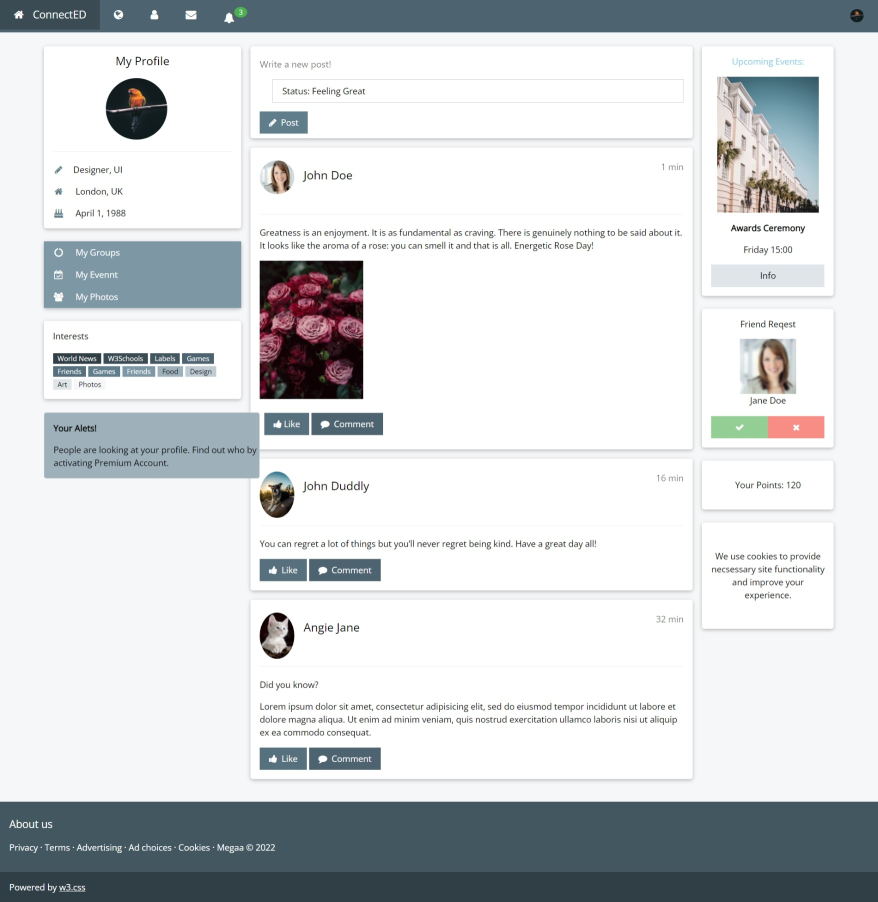
#> input picture data/input/ConnectEDHome.jpeg, 1755 x 1803 px (shown at 1/2 size)
$ python -i preprocess.py   (imports and definitions only)
#> lines starting #> are read from the running program, lines starting #| are printed output that depends on the picture
#> further down, picture is the input picture: shape (1803, 1755, 3); mean B, G, R 215.3, 212.9, 209.4
import cv2
import numpy as np
import logging


def get_resize_img(org, ratio):
    resize_height = org.shape[0] * ratio
    resize_width = org.shape[1] * ratio
    resized_img = cv2.resize(org, (int(resize_width), int(resize_height)))
    return resized_img


def grey_to_gradient(img):
    if len(img.shape) == 3:
        img = get_grey(img)
#> in get_grey, `return cv2.cvtColor(original, cv2.COLOR_BGR2GRAY)`:
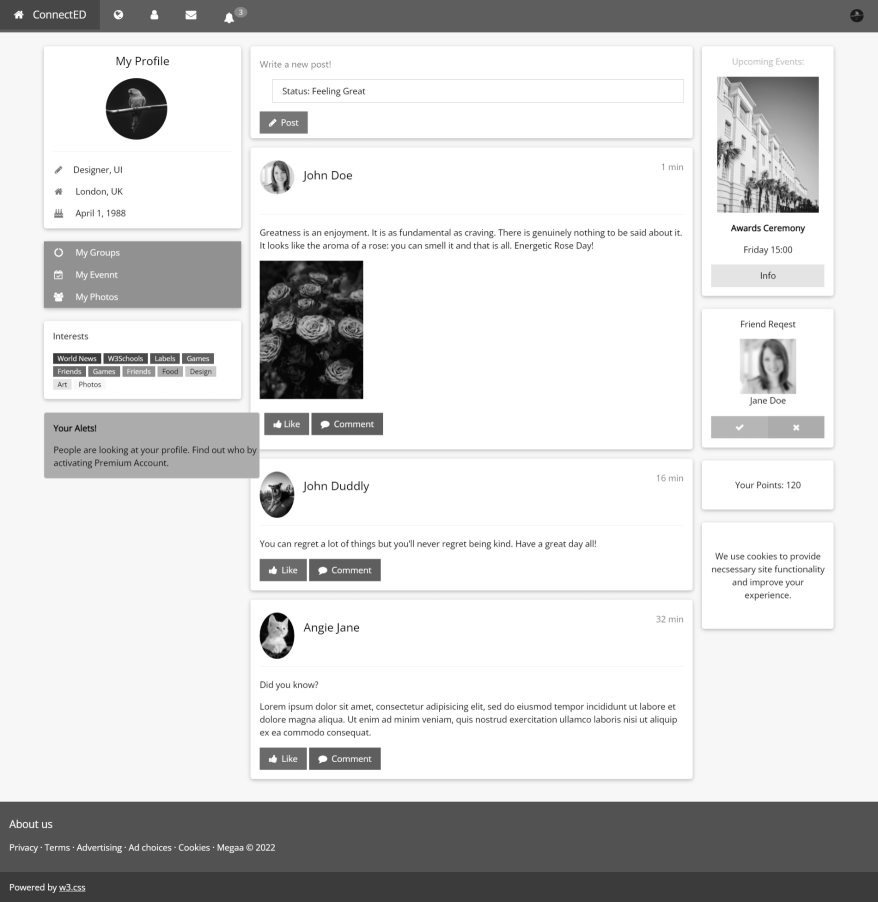
#> returned value: shape (1803, 1755) (shown at 1/2 size); min 0, max 255, mean 212.1
    img_f = np.copy(img)
    img_f = img_f.astype("float")

    kernel_h = np.array([[0, 0, 0], [0, -1., 1.], [0, 0, 0]])
    kernel_v = np.array([[0, 0, 0], [0, -1., 0], [0, 1., 0]])
    dst1 = abs(cv2.filter2D(img_f, -1, kernel_h))
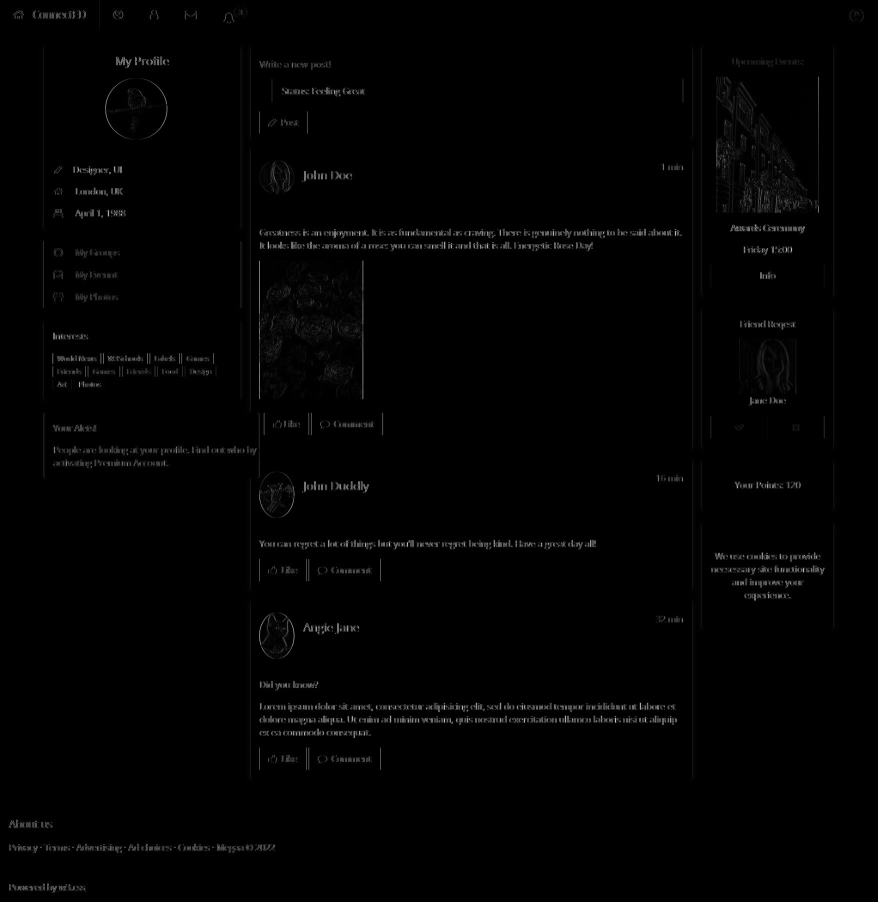
#> dst1: shape (1803, 1755) float64 (shown at 1/2 size); min 0, max 231, mean 2.2
    dst2 = abs(cv2.filter2D(img_f, -1, kernel_v))
    gradient = (dst1 + dst2).astype('uint8')
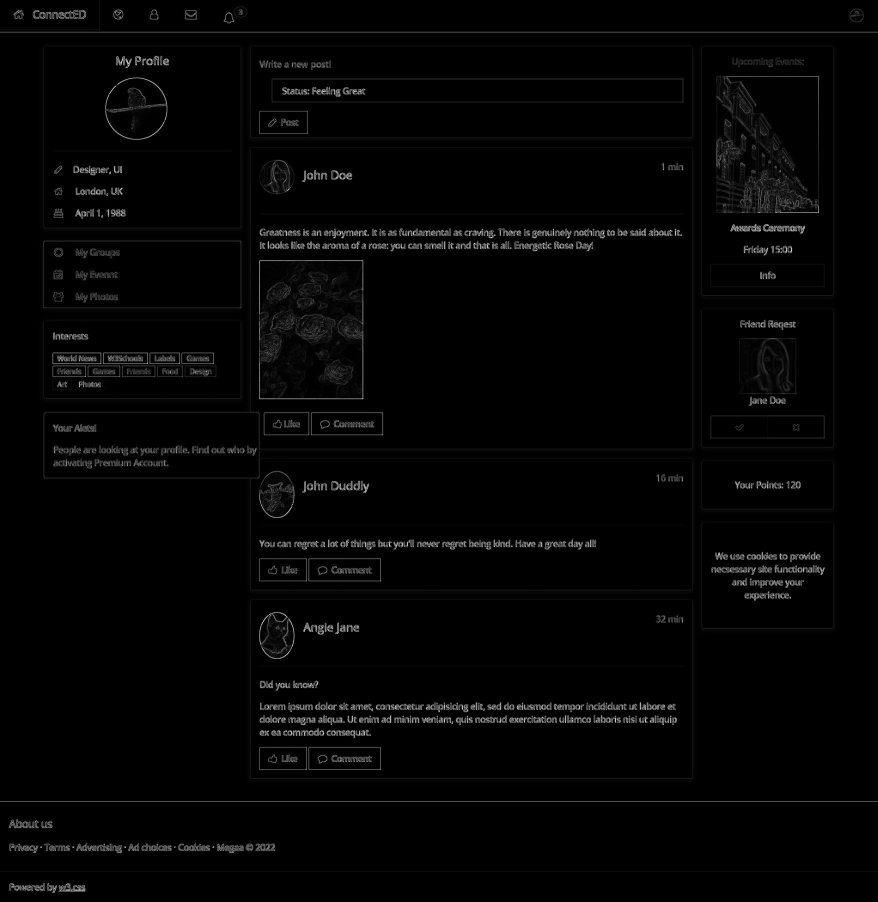
#> gradient: shape (1803, 1755) (shown at 1/2 size); min 0, max 255, mean 4.4
    return gradient


def get_binary_image(gray_img, grad_min, show=False, write_path=None, wait_key=0):
    print('Generating binary image...')
    gradient_img = grey_to_gradient(gray_img)
    rec, binary_img = cv2.threshold(gradient_img, grad_min, 255, cv2.THRESH_BINARY)
    morph_img = cv2.morphologyEx(binary_img, cv2.MORPH_CLOSE, (3, 3))

    if write_path is not None:
        cv2.imwrite(write_path, morph_img)
    if show:
        cv2.imshow('binary', morph_img)
        if wait_key is not None:
            cv2.waitKey(wait_key)

    return morph_img


def get_vertically_cropped_image(original, top, bottom):
    img_copy = original
    if top > 0 or bottom > 0:
        img_copy = img_copy[85:(img_copy.shape[0] - top), 0:(img_copy.shape[1] - bottom)]
    return img_copy


def get_median_blur_img(original, kernel_size):
    return cv2.medianBlur(original, kernel_size)


def get_grey(original):
    return cv2.cvtColor(original, cv2.COLOR_BGR2GRAY)

>>> import cv2
>>> picture = cv2.imread('data/input/ConnectEDHome.jpeg')
>>> result = grey_to_gradient(picture)

$ run again, on data/input/article.jpeg
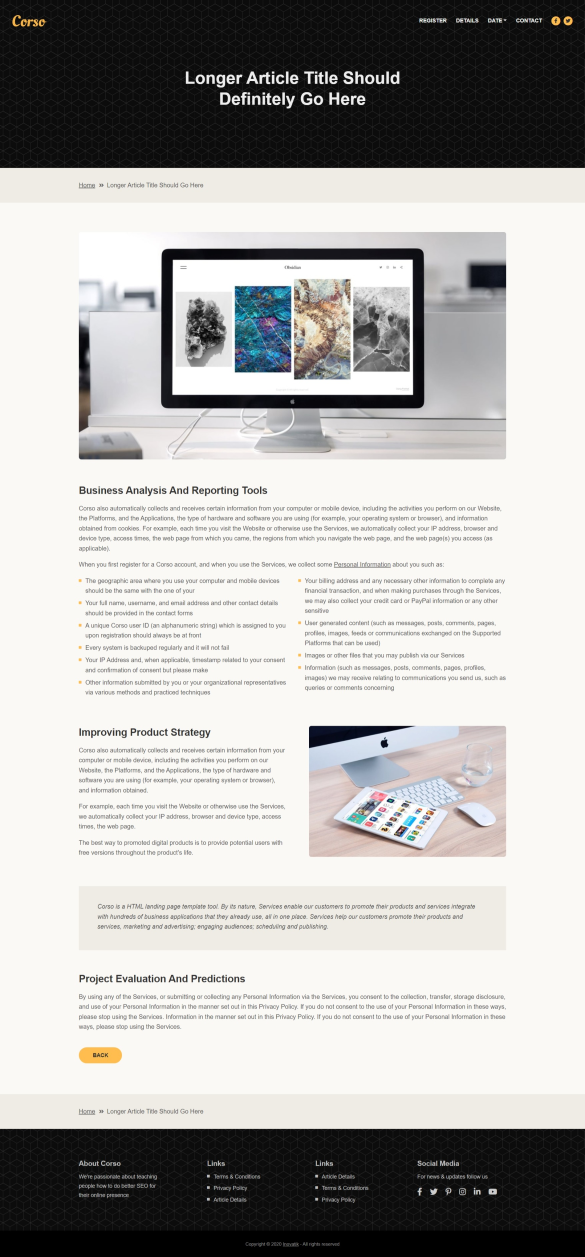
#> input picture data/input/article.jpeg, 1755 x 3769 px (shown at 1/3 size)
#> picture is the input picture: shape (3769, 1755, 3); mean B, G, R 176.5, 178.8, 179.7
#> in grey_to_gradient, `dst1 = abs(cv2.filter2D(img_f, -1, kernel_h))`:
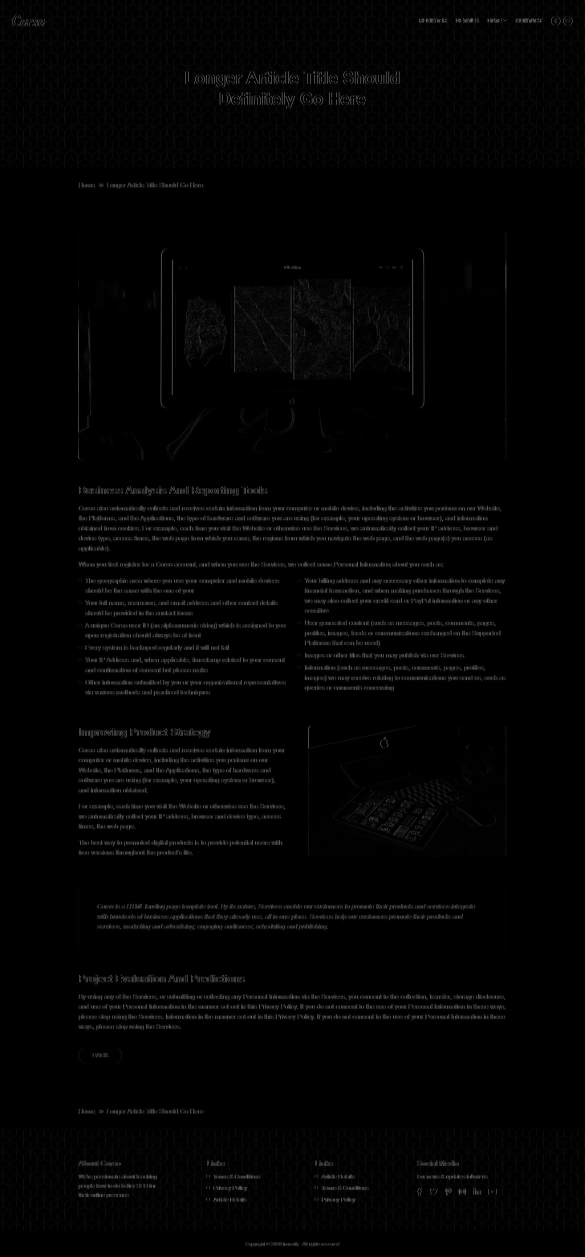
#> dst1: shape (3769, 1755) float64 (shown at 1/3 size); min 0, max 226, mean 3.5
#> in grey_to_gradient, `gradient = (dst1 + dst2).astype('uint8')`:
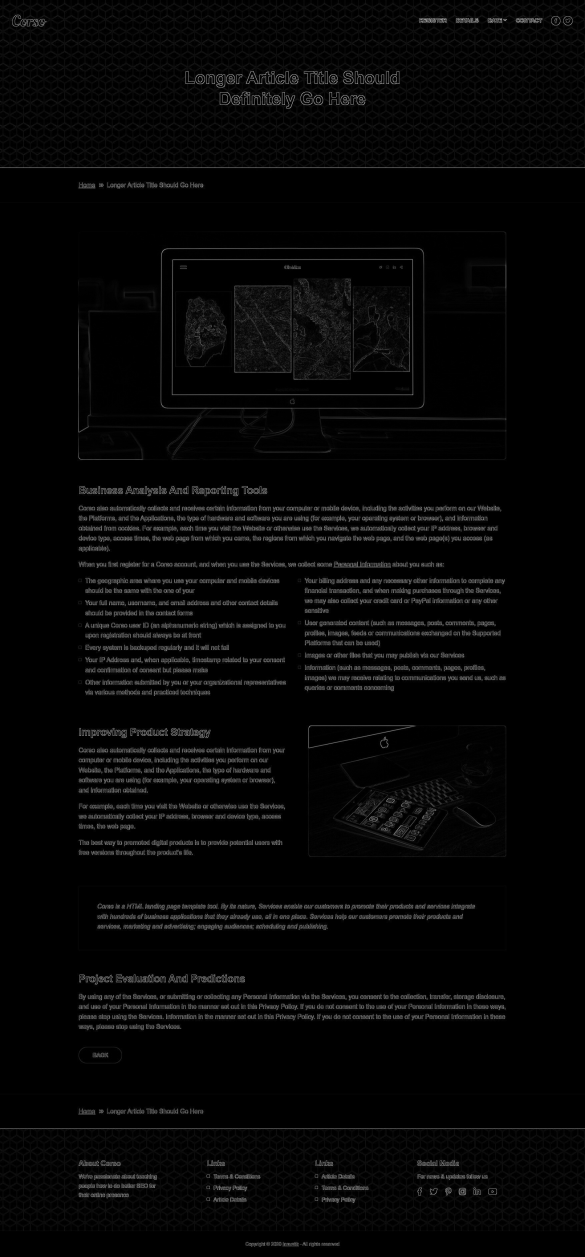
#> gradient: shape (3769, 1755) (shown at 1/3 size); min 0, max 255, mean 6.6

$ run again, on data/input/home.jpeg
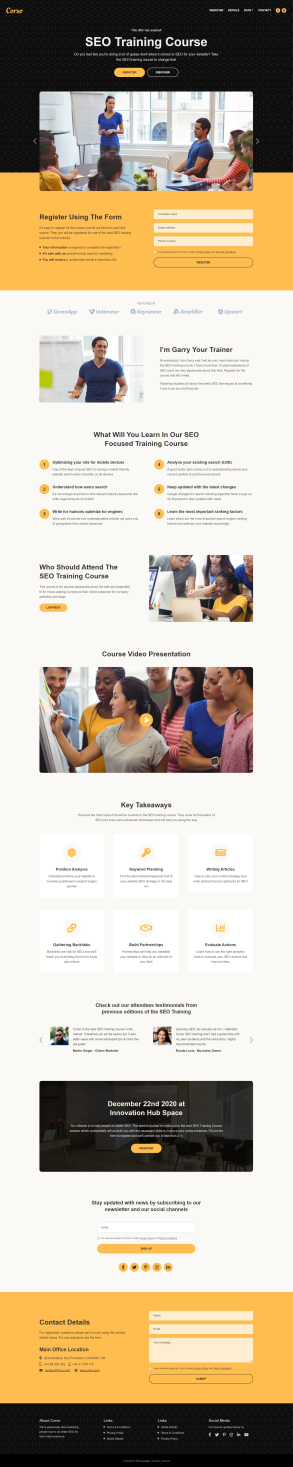
#> input picture data/input/home.jpeg, 1755 x 8802 px (shown at 1/6 size)
#> picture is the input picture: shape (8802, 1755, 3); mean B, G, R 169.7, 187.5, 199.2
#> in get_grey, `return cv2.cvtColor(original, cv2.COLOR_BGR2GRAY)`:
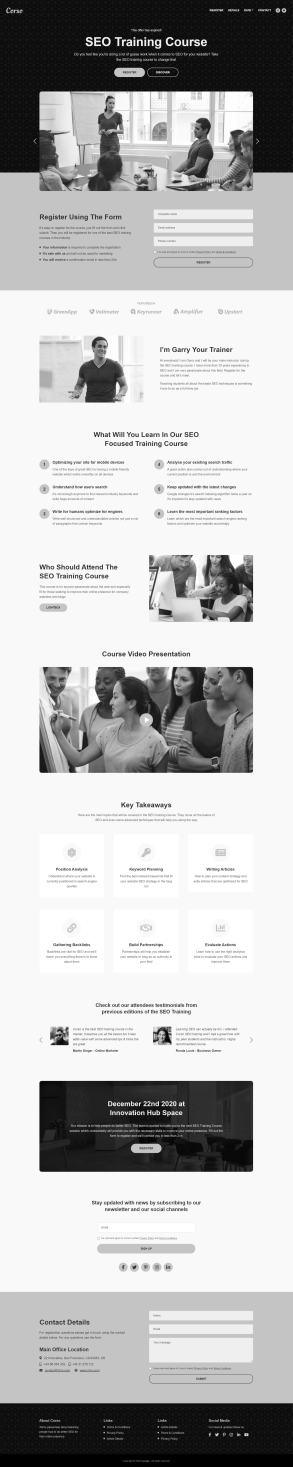
#> returned value: shape (8802, 1755) (shown at 1/6 size); min 0, max 255, mean 189
#> in grey_to_gradient, `dst1 = abs(cv2.filter2D(img_f, -1, kernel_h))`:
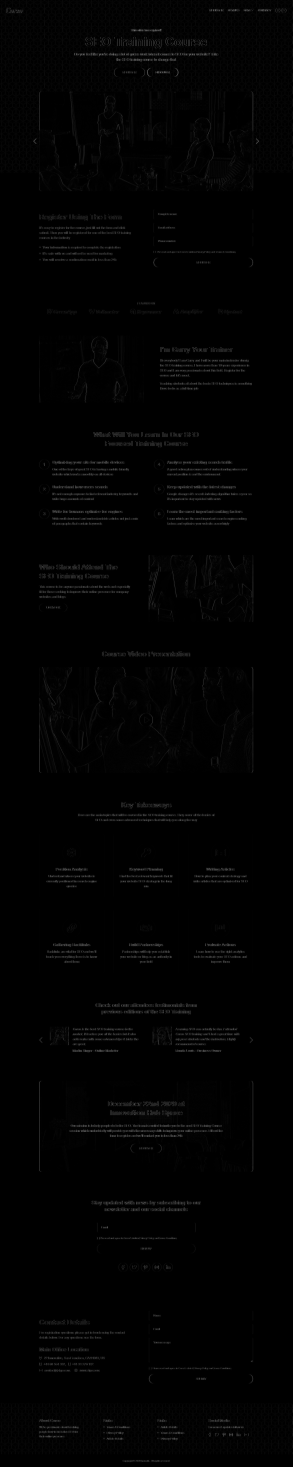
#> dst1: shape (8802, 1755) float64 (shown at 1/6 size); min 0, max 214, mean 2.2

$ run again, on data/input/lightbox.jpeg
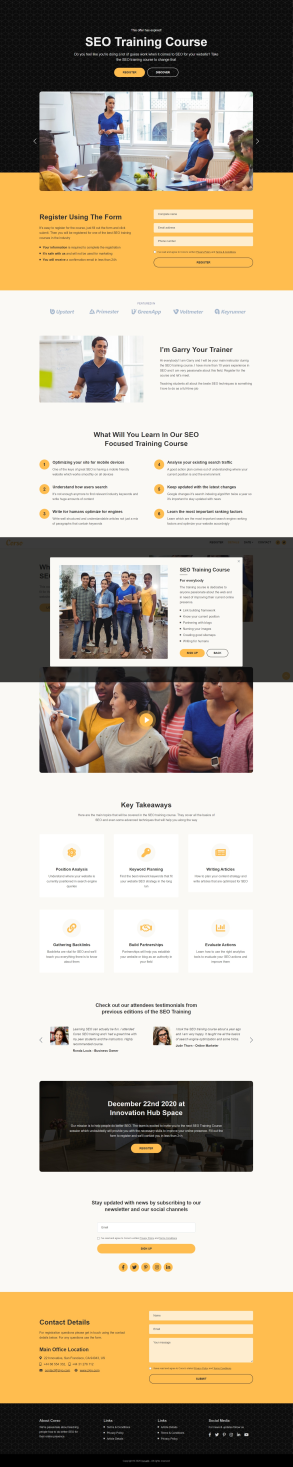
#> input picture data/input/lightbox.jpeg, 1755 x 8802 px (shown at 1/6 size)
#> picture is the input picture: shape (8802, 1755, 3); mean B, G, R 159.9, 177.4, 188.9
#> in get_grey, `return cv2.cvtColor(original, cv2.COLOR_BGR2GRAY)`:
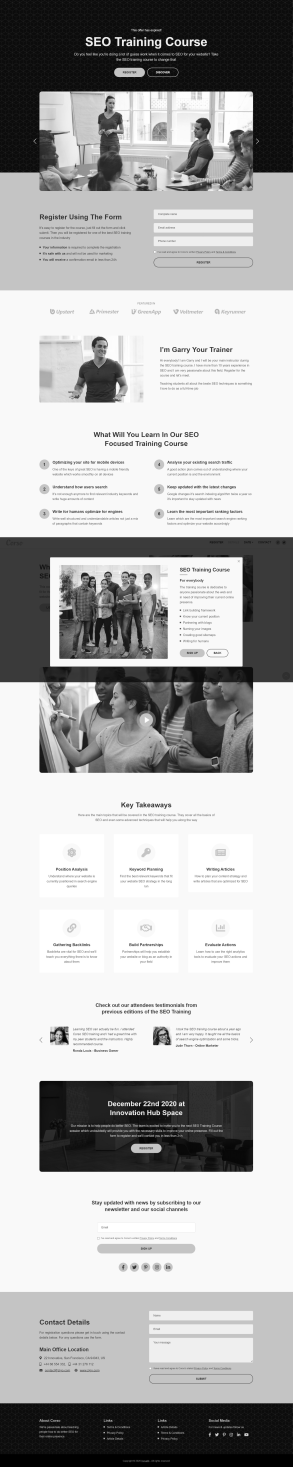
#> returned value: shape (8802, 1755) (shown at 1/6 size); min 0, max 255, mean 178.9
#> in grey_to_gradient, `dst1 = abs(cv2.filter2D(img_f, -1, kernel_h))`:
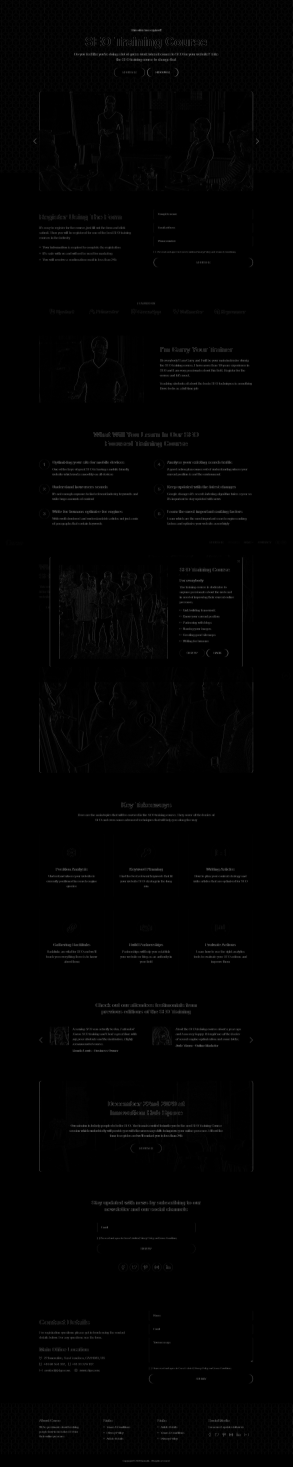
#> dst1: shape (8802, 1755) float64 (shown at 1/6 size); min 0, max 214, mean 2.3
